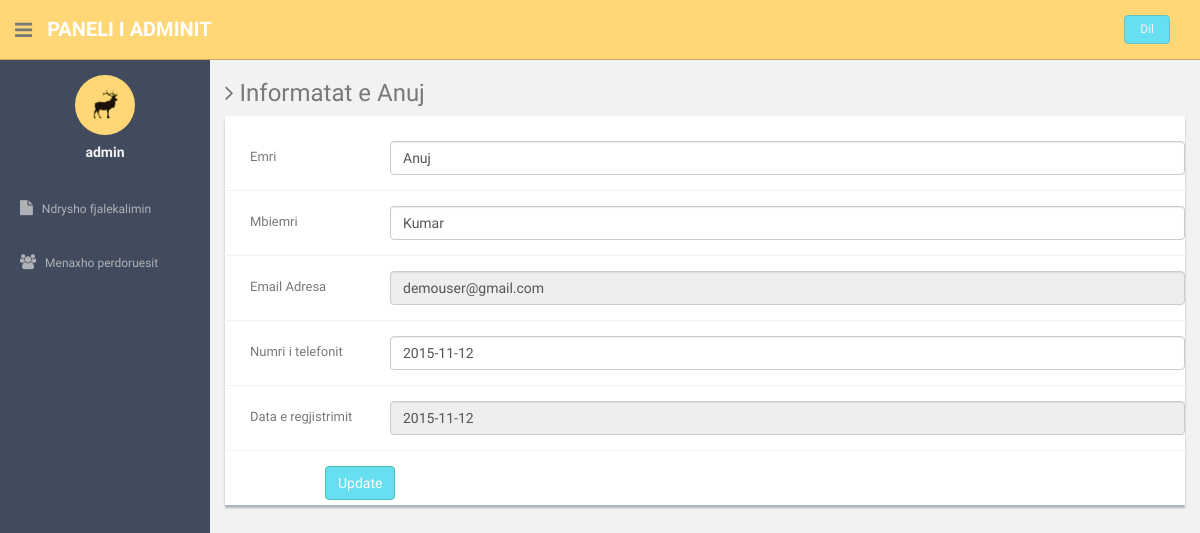
Page /admin/update-profile.php?uid=9 (signed in) on the earlier database version.
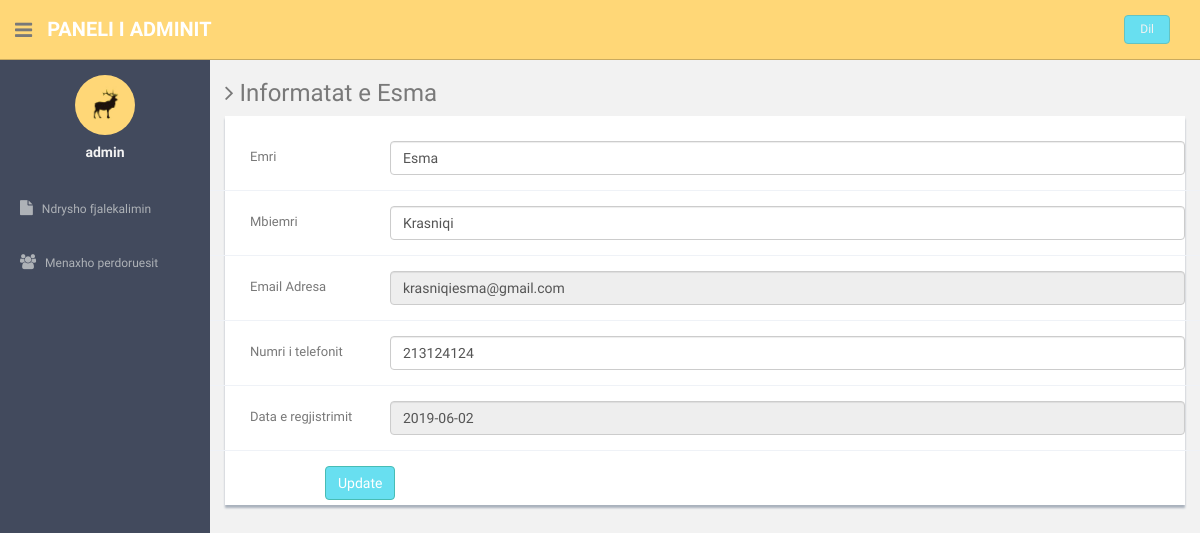
Same page on the later database version.
### tables this page shows
CREATE TABLE IF NOT EXISTS `users` (
  `id` int(11) NOT NULL,
  `fname` varchar(255) NOT NULL,
  `lname` varchar(255) NOT NULL,
  `email` varchar(255) NOT NULL,
  `password` varchar(300) NOT NULL,
  `contactno` varchar(11) NOT NULL,
  `posting_date` date NOT NULL
);

### admin/update-profile.php (the view, shortened to what this page needs)
<?php
include'dbconnection.php';
?>
<!DOCTYPE html>
<html lang="en">
  <head>
    <link href="assets/css/bootstrap.css" rel="stylesheet">
    <link href="assets/font-awesome/css/font-awesome.css" rel="stylesheet" />
    <link href="assets/css/style.css" rel="stylesheet">
    <link href="assets/css/style-responsive.css" rel="stylesheet">
  </head>
  <body>
  <section id="container" >
      <header class="header black-bg">
              <div class="sidebar-toggle-box">
                  <div class="fa fa-bars tooltips" data-placement="right" data-original-title="Toggle Navigation"></div>
              </div>
            <a href="#" class="logo"><b>Paneli i adminit</b></a>
            <div class="top-menu">
            	<ul class="nav pull-right top-menu">
                    <li><a class="logout" href="logout.php">Dil</a></li>
            	</ul>
            </div>
        </header>
      <aside>
          <div id="sidebar"  class="nav-collapse ">
              <ul class="sidebar-menu" id="nav-accordion">
              	  <p class="centered"><a href="#"><img src="assets/img/ui-sam.jpg" class="img-circle" width="60"></a></p>
              	  <h5 class="centered"><?php echo $_SESSION['login'];?></h5>
                  <li class="mt">
                      <a href="change-password.php">
                          <i class="fa fa-file"></i>
                          <span>Ndrysho fjalekalimin</span>
                      </a>
                  </li>
                  <li class="sub-menu">
                      <a href="manage-users.php" >
                          <i class="fa fa-users"></i>
                          <span>Menaxho perdoruesit</span>
                      </a>
                  </li>
              </ul>
          </div>
      </aside>
      <?php $ret=mysqli_query($con,"select * from users where id='".$_GET['uid']."'");
	  while($row=mysqli_fetch_array($ret))
	  {?>
      <section id="main-content">
          <section class="wrapper">
          	<h3><i class="fa fa-angle-right"></i> Informatat e <?php echo $row['fname'];?></h3>
				<div class="row">
                  <div class="col-md-12">
                      <div class="content-panel">
                           <form class="form-horizontal style-form" name="form1" method="post" action="" onSubmit="return valid();">
                          <div class="form-group">
                              <label class="col-sm-2 col-sm-2 control-label" style="padding-left:40px;">Emri </label>
                              <div class="col-sm-10">
                                  <input type="text" class="form-control" name="fname" value="<?php echo $row['fname'];?>" >
                              </div>
                          </div>
                              <div class="form-group">
                              <label class="col-sm-2 col-sm-2 control-label" style="padding-left:40px;">Mbiemri</label>
                              <div class="col-sm-10">
                                  <input type="text" class="form-control" name="lname" value="<?php echo $row['lname'];?>" >
                              </div>
                          </div>
                              <div class="form-group">
                              <label class="col-sm-2 col-sm-2 control-label" style="padding-left:40px;">Email Adresa </label>
                              <div class="col-sm-10">
                                  <input type="text" class="form-control" name="email" value="<?php echo $row['email'];?>" readonly >
                              </div>
                          </div>
                               <div class="form-group">
                              <label class="col-sm-2 col-sm-2 control-label" style="padding-left:40px;">Numri i telefonit </label>
                              <div class="col-sm-10">
                                  <input type="text" class="form-control" name="contact" value="<?php echo $row['contactno'];?>" >
                              </div>
                          </div>
                            <div class="form-group">
                              <label class="col-sm-2 col-sm-2 control-label" style="padding-left:40px;">Data e regjistrimit</label>
                              <div class="col-sm-10">
                                  <input type="text" class="form-control" name="contact" value="<?php echo $row['posting_date'];?>" readonly >
                              </div>
                          </div>
                          <div style="margin-left:100px;">
                          <input type="submit" name="Submit" value="Update" class="btn btn-theme"></div>
                          </form>
                      </div>
                  </div>
              </div>
		</section>
        <?php } ?>
      </section></section>
  </body>
</html>

Differences in the rows shown:
changed users: fname "Anuj" → "Esma"; lname "Kumar" → "Krasniqi"; email "demouser@gmail.com" → "krasniqiesma@gmail.com"; contact "2015-11-12" → "213124124"; contact "2015-11-12" → "2019-06-02"
